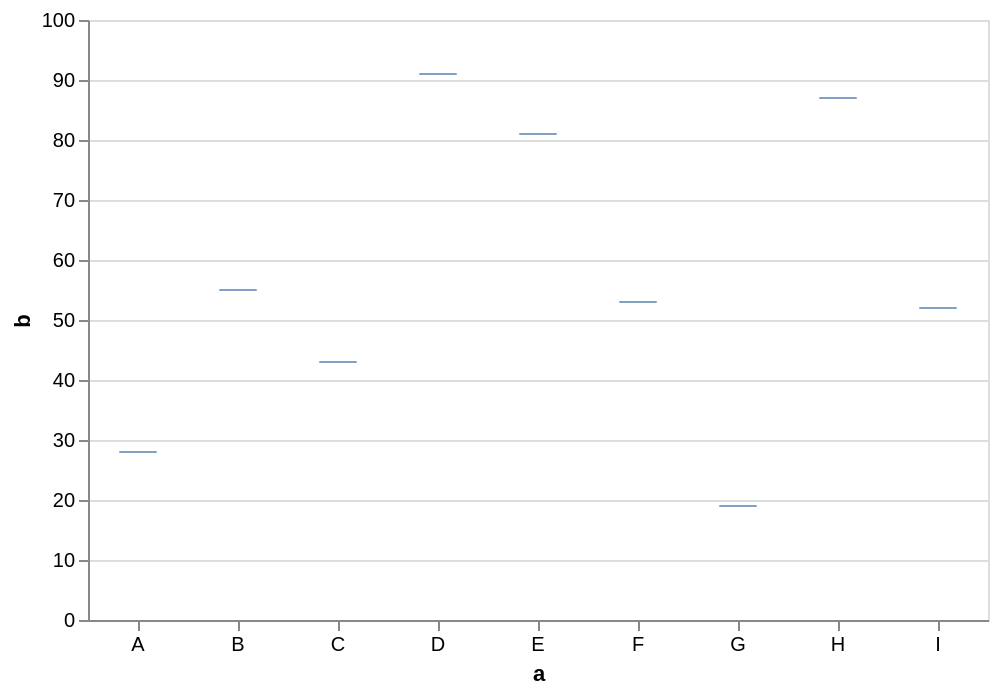

Source (Vega-Lite JSON):
### Vega-Lite specification from a JSON file in a GitHub repository (floating-point values rounded to 4 significant figures)
{"$schema": "https://vega.github.io/schema/vega-lite/v6.json", "description": "A simple bar chart with embedded data.", "data": {"values": [{"a": "A", "b": 28}, {"a": "B", "b": 55}, {"a": "C", "b": 43}, {"a": "D", "b": 91}, {"a": "E", "b": 81}, {"a": "F", "b": 53}, {"a": "G", "b": 19}, {"a": "H", "b": 87}, {"a": "I", "b": 52}]}, "width": {"step": 50}, "mark": {"type": "tick", "width": {"band": 0.5}}, "encoding": {"x": {"field": "a", "type": "nominal", "axis": {"labelAngle": 0}}, "y": {"field": "b", "type": "quantitative"}}}
